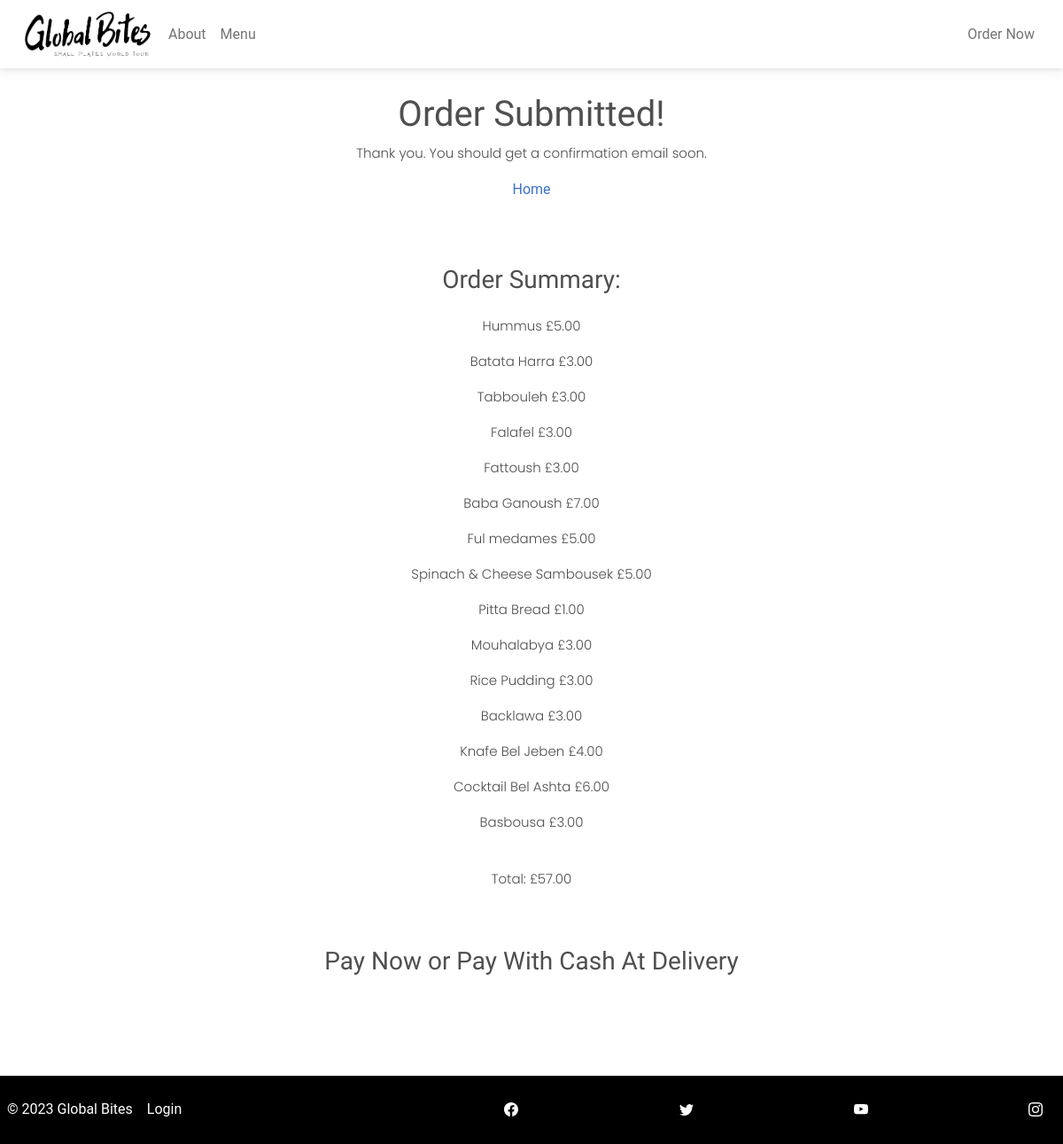
The app's page /order-confirmation/72, older data.
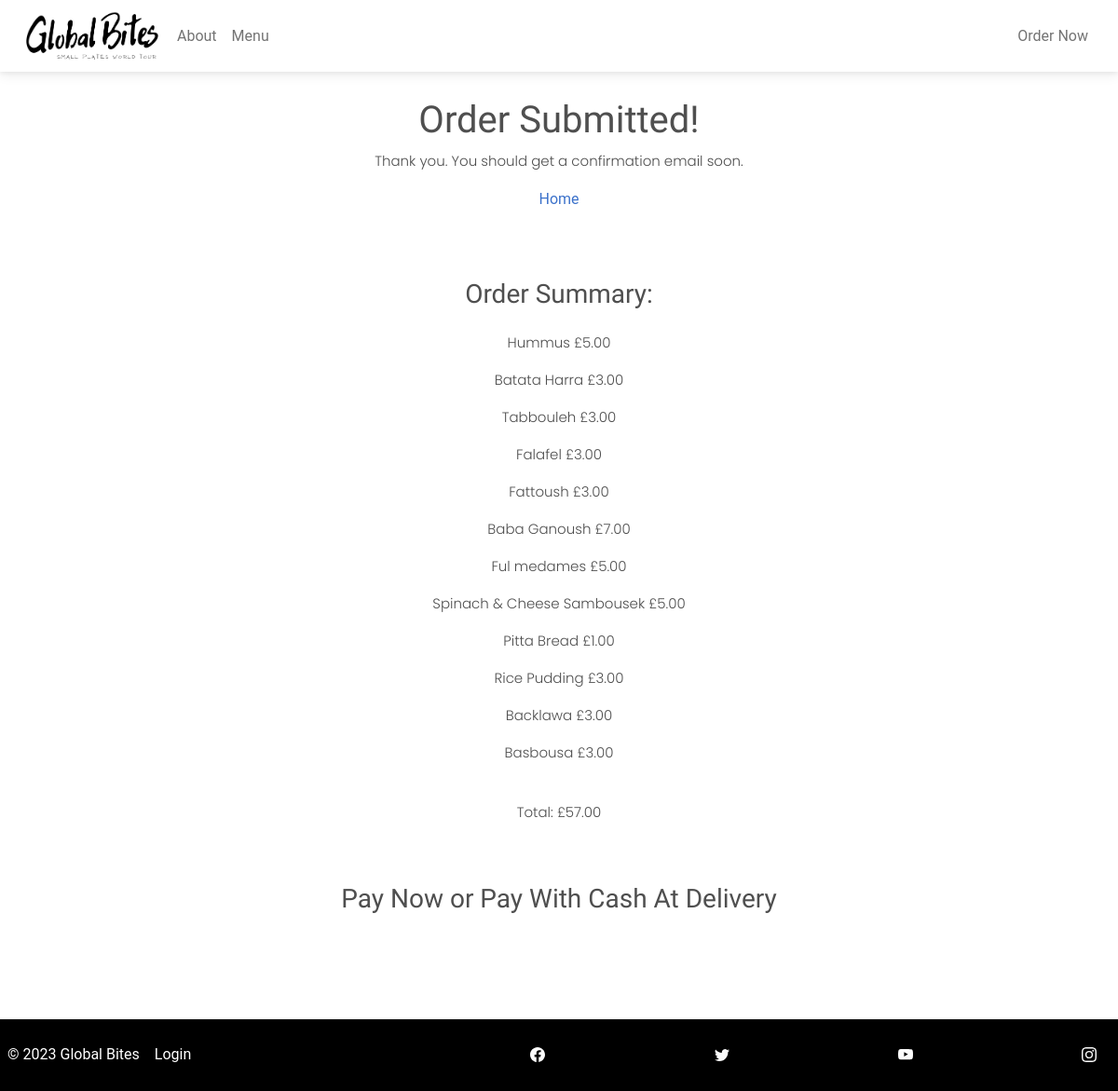
The same page, newer data.
### customer/models.py (models this page shows, shortened)
class MenuItem(models.Model):
    name = models.CharField(max_length=100)
    description = models.TextField()
    image = models.ImageField(upload_to='menu_images/')
    price = models.DecimalField(max_digits=5, decimal_places=2)
    category = models.ManyToManyField('Category', related_name='item')

class OrderModel(models.Model):
    created_on = models.DateTimeField(auto_now_add=True)
    price = models.DecimalField(max_digits=7, decimal_places=2)
    items = models.ManyToManyField('MenuItem', related_name='order', blank=True)
    name = models.CharField(max_length=50, blank=True)
    email = models.CharField(max_length=50, blank=True)
    street = models.CharField(max_length=50, blank=True)
    city = models.CharField(max_length=50, blank=True)
    state = models.CharField(max_length=15, blank=True, null=True)
    zip_code = models.IntegerField(blank=True, null=True)
    is_paid = models.BooleanField(default=False)
    is_shipped = models.BooleanField(default=False)

### customer/views.py (the view, shortened to what this page needs)
# urls.py: path('order-confirmation/<int:pk>', OrderConfirmation.as_view(), name='order-confirmation'),
class OrderConfirmation(View):
    def get(self, request, pk, *args, **kwargs):
        order = OrderModel.objects.get(pk=pk)
        context = {
            'pk': order.pk,
            'items': order.items,
            'price': order.price,
        }
        return render(request, 'customer/order_confirmation.html', context)

### customer/templates/customer/order_confirmation.html (shortened to what this page needs)
{% extends 'customer/base.html' %}
{% block content %}
{% load static %}
<div class="container mb-5">
  <div class="row justify-content-center mt-1">
    <div class="col-md-5 col-sm-12 p-4 text-center">
      <h1>Order Submitted!</h1>
      <p>Thank you. You should get a confirmation email soon.</p>
      <a href="{% url 'index' %}" class="text-decoration-none">Home</a>
    </div>
  </div>
  <div class="row justify-content-center mt-5">
    <div class="col-md-5 col-sm-12 text-center">
      <h3 class="pb-3">Order Summary:</h3>
      {% for item in items.all %}
      <p>{{ item.name }} <span class="pl-3">£{{ item.price }}</span></p>
      {% endfor %}
      <p class="font-weight-bold pt-4">Total: £{{ price }}</p>
    </div>
    <div class="row justify-content-center pt-5 pb-2">
      <div class="col-md-6 text-center">
        <h3>Pay Now or Pay With Cash At Delivery</h3>
      </div>
    </div>
    <div class="row justify-content-center pb-5">
    </div>
  </div>
</div>
{% endblock content %}

### customer/templates/customer/base.html (shortened to what this page needs)
{% load static %}
<!DOCTYPE html>
<html lang="en">
<head>
    <link href="{% static 'customer/site.css' %}" rel="stylesheet" />
<link
href="https://cdnjs.cloudflare.com/ajax/libs/font-awesome/6.0.0/css/all.min.css"
rel="stylesheet"
/>
<link
href="https://cdnjs.cloudflare.com/ajax/libs/mdb-ui-kit/6.2.0/mdb.min.css"
rel="stylesheet"
/>
 <link rel="stylesheet" href="https://unpkg.com/bs-brain/bsb.css" />
</head>
<body>
    {% include 'customer/navigation.html' %}
    {% block content  %}
    {% endblock content %}
    {% include 'customer/footer.html' %}
</body>
</html>

### customer/templates/customer/navigation.html (shortened to what this page needs)
{% load static %}
<nav class="navbar navbar-expand-lg px-4">
          <a href="{% url 'index' %}"class="mb-3 me-2 mb-md-0 text-decoration-none ">
            <img src='{% static "customer/main-logo.png"%}' width="150px" height="60px" role="img" aria-label="logo">
          </a>
    <div class="collapse navbar-collapse" id="navbarNav">
        <ul class="navbar-nav me-auto">
            <li class="nav-item active">
                <a class="nav-link" href="{% url 'about' %}">About</a>
            </li>
            <li class="nav-item">
                <a class="nav-link" href="{% url 'menu' %}">Menu</a>
            </li>
        </ul>
        <ul class="navbar-nav">
            <li class="nav-item">
                <a class="nav-link" href="{% url 'order' %}">Order Now</a>
            </li>
        </ul>
    </div>
</nav>

### customer/templates/customer/footer.html (shortened to what this page needs)
{% load static %}
<footer class="d-flex flex-wrap justify-content-between align-items-center py-3 px-2 bg-black ">
  <div class="col-md-4 d-flex align-items-center">
    <span class="mb-3 mb-md-0 text-white">&copy; 2023 Global Bites</span>
    <a class='ms-3 text-decoration-none text-white' href='{% url "dashboard" %}'> Login</a>
  </div>
  <a class="btn btn-link btn-floating btn-lg text-light m-1 m-sm-0" aria-label="Go to our facebook page"
    href="https://en-gb.facebook.com/" target="_blank" data-mdb-ripple-color="light">
  </a>
  <a class="btn btn-link btn-floating btn-lg text-light m-1 m-sm-0" aria-label="Go to our twitter page"
    href="https://twitter.com/?lang=en" target="_blank" data-mdb-ripple-color="light">
  </a>
  <a class="btn btn-link btn-floating btn-lg text-light m-1 m-sm-0" aria-label="youtube" href="https://www.youtube.com/"
    target="_blank" data-mdb-ripple-color="light">
  </a>
  <a class="btn btn-link btn-floating btn-lg text-light m-1 m-sm-0" aria-label="Go to our instagram page"
    href="https://www.instagram.com/" target="_blank" data-mdb-ripple-color="light">
  </a>
</footer>

### customer/static/customer/site.css (style rules this page uses)
h1 { font-family: 'Josefin Sans', sans-serif; font-weight: 400; }
p { font-family: 'Poppins', sans-serif; font-weight: 300; font-size: 15px; }
h2, h3 , h4, h5 , h6 { font-family: 'Josefin Sans', sans-serif; font-weight: 200; }

Row changes from the older to the newer data that the page shows:
removed MenuItem: name "Mouhalabya", price "3.00"
removed MenuItem: name "Knafe Bel Jeben", price "4.00"
removed MenuItem: name "Cocktail Bel Ashta", price "6.00"
